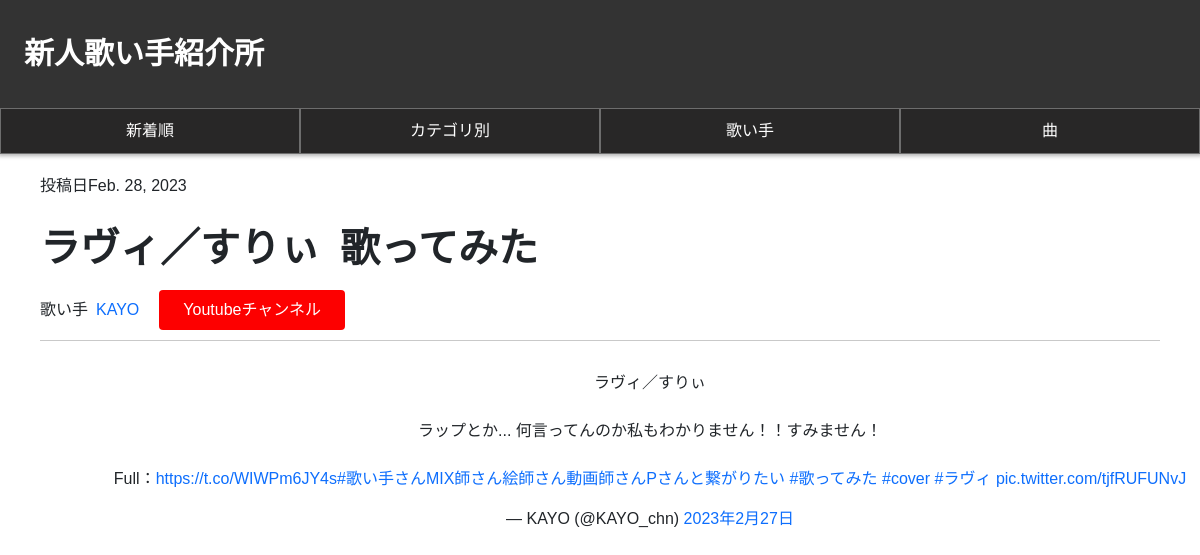
Page /blog/11/ on the committed database.
### blog/models.py (models this page shows)
class Article(models.Model):
    tweet_id = models.CharField(verbose_name='ツイートID', max_length=100,)
    name = models.CharField(verbose_name='名前', max_length=100, blank=True, null=True)
    user_id = models.CharField(verbose_name='ユーザーID', max_length=100, blank=True, null=True)
    screen_name = models.CharField(verbose_name='ユーザーネーム', max_length=100, blank=True, null=True)
    text = models.TextField(verbose_name='ツイート文', blank=True, null=True)
    url = models.URLField(default="", blank=True, null=True)
    html = models.TextField(verbose_name='埋め込みコード',)
    created_at = models.DateField(auto_now_add=True)
    updated_at = models.DateField(auto_now=True)
    class Meta:
        verbose_name = '歌い手'
        verbose_name_plural = '歌い手リスト'

### blog/views.py (the view)
# urls.py: path('<slug:pk>/', views.article),
def article(request,pk):
    obj = Article.objects.get(id=pk)
    context={
        'article':obj,
    }
    return render(request, 'blog/article.html', context)

### templates/blog/article.html (shortened to what this page needs)
{% extends 'mysite/base.html' %}
{% block content %}
<header>
    <div class="contain">
        <div class="header-left">
            <a href="/" class="logo">新人歌い手紹介所</a>
        </div>
        <div class="header-right">
            <div class="tags">
                <a href="#" class="login">新着順</a>
            </div>
            <div class="tags">
                <a href="#" class="login">カテゴリ別</a>
            </div>
            <div class="tags">
                <a href="#" class="login">歌い手</a>
            </div>
            <div class="tags">
                <a href="#" class="login">曲</a>
            </div>
        </div>
        </div>
</header>
<div class="article-page">
    <div class="contain">
        <div class="heading">
            <div class="date">
                <p class="added-date">投稿日{{ article.created_at }}</p>
            </div>
            <div class="title">
                <div class="title-text">
                    <h1>{{ article.text }}&ensp;歌ってみた</h1>
                </div>
            </div>
            <div class="song-data">
                <p class="singer">歌い手&ensp;<a href="#" class="">{{ article.name }}</a></p>
                <a class="channel-btn" href="{{ article.url }}">Youtubeチャンネル</a>
            </div>
        </div>
        <div class="tweet-page">
            {% autoescape off %}
            {{ article.html }}
            {% endautoescape %}
        </div>
    </div>
</div>
{% endblock %}

### static/mysite/style.css (style rules this page uses)
* { box-sizing: border-box; }
a { text-decoration:none }
body { margin: 0; font-family: "Hiragino Kaku Gothic ProN", sans-serif; }
header { width: 100%; background-color: #333; box-shadow: 0px 0px 4px 2px rgba(0, 0, 0, 0.3); }
.header-left { padding: 1.5rem 2%; }
.header-left a { color: white; display: block; width: 300px; font-size: 30px; font-weight: bold; line-height: 60px; }
.header-right { float: left; width: 100%; }
.tags { width: 25%; float: left; border: 1px solid #6d6d6d; background-color: #282727; text-align: center; }
.header-right a { display: inline-block; color: white; padding: 10px 30px; }
.article-page { margin: 0 auto; }
.heading { padding: 20px 40px 0px 40px; margin: 0px; }
.title h1 { font-weight: bold; padding: 10px 0px; }
.song-data { padding-bottom: 10px; border-bottom:1px solid #c9c9c9; margin-bottom: 20px; }
.song-data p { float: left; margin: 0px 20px 0px 0px; line-height: 40px; }
.channel-btn { background-color: #fd0000; padding: 8px 24px; color: white; display: inline-block; border-radius: 4px; }
.tweet-page { margin: 30px 0px 50px 100px; }

### rows in the picture
Article: created_at "Feb. 28, 2023", text "ラヴィ／すりぃ", name "KAYO", html "ラヴィ／すりぃ ラップとか... 何言ってんのか私もわかりません！！すみません！ Full： https://t.co/WIWPm6JY4s #歌い手さんMIX師さん絵師さん動画師さんPさんと繋がりたい #歌ってみた #cover #ラヴィ pic.twitter.com/tjfRUFUNvJ — KAYO (@KAYO_chn) 2023年2月27日"
